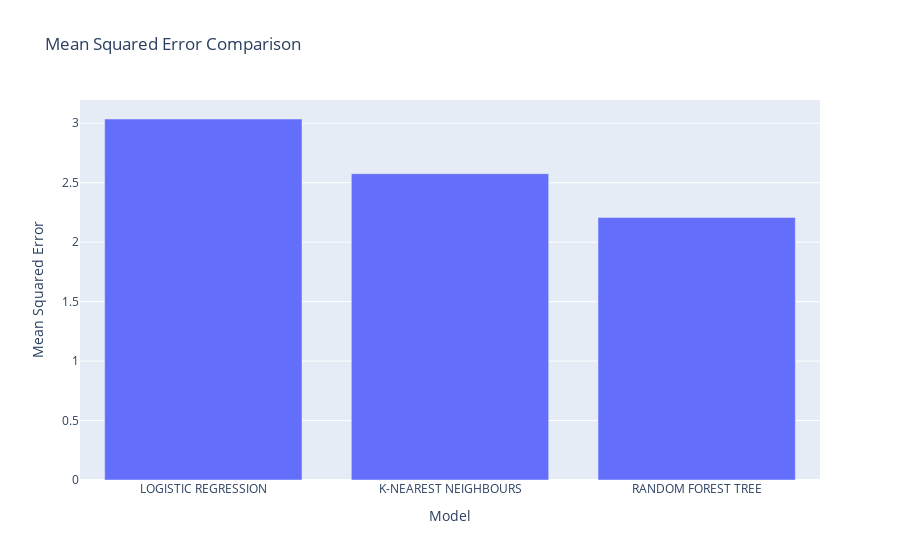

Source (notebook cell):
### Code cell
fig = px.bar(x=list(mean_squared_errors.keys()), y=list(mean_squared_errors.values()), title="Mean Squared Error Comparison", labels={"x": "Model", "y": "Mean Squared Error"})
fig.show()

### Figure 1 — Plotly figure (JSON) as saved in the notebook; plotly's stock layout.template omitted (floating-point values rounded to 4 significant figures)
{"data": [{"alignmentgroup": "True", "hovertemplate": "Model=%{x}<br>Mean Squared Error=%{y}<extra></extra>", "legendgroup": "", "marker": {"color": "#636efa", "pattern": {"shape": ""}}, "name": "", "offsetgroup": "", "orientation": "v", "showlegend": false, "textposition": "auto", "type": "bar", "x": ["LOGISTIC REGRESSION", "K-NEAREST NEIGHBOURS", "RANDOM FOREST TREE"], "xaxis": "x", "y": [3.036, 2.576, 2.208], "yaxis": "y"}], "layout": {"barmode": "relative", "legend": {"tracegroupgap": 0}, "title": {"text": "Mean Squared Error Comparison"}, "xaxis": {"anchor": "y", "domain": [0, 1], "title": {"text": "Model"}}, "yaxis": {"anchor": "x", "domain": [0, 1], "title": {"text": "Mean Squared Error"}}}}
